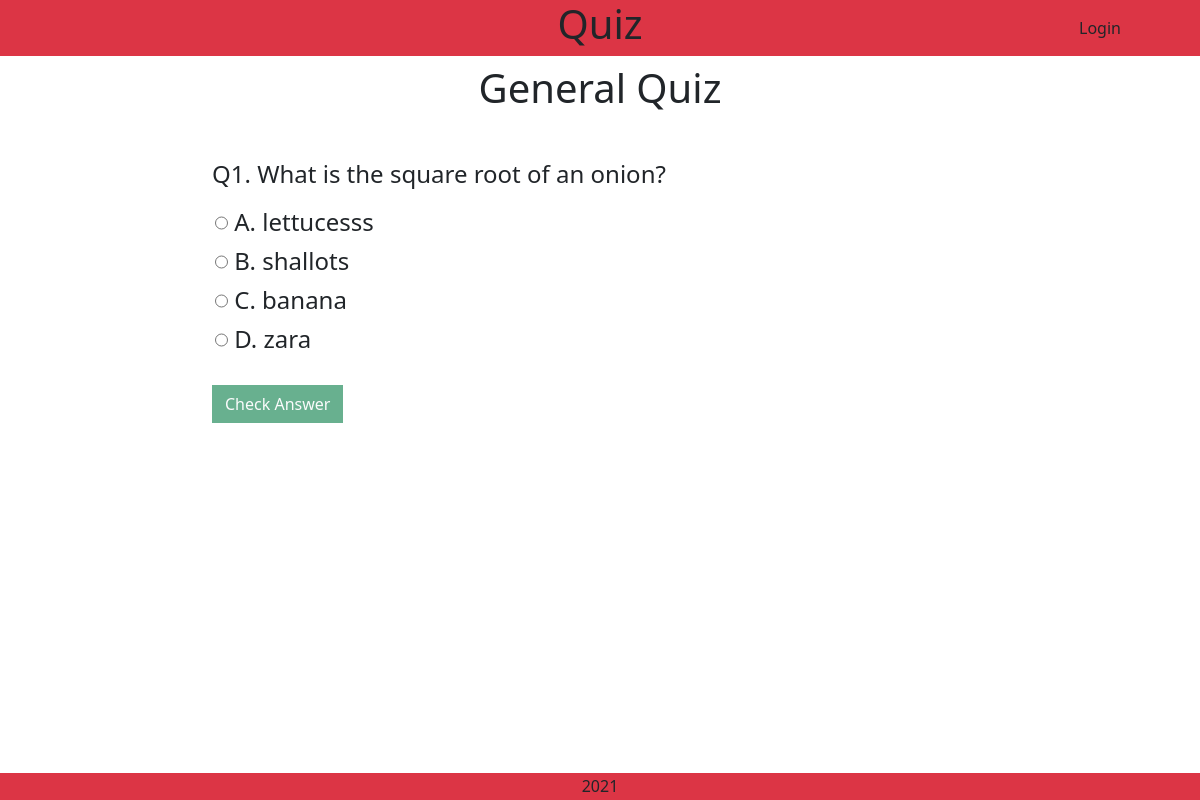
The page /quiz/questionnaire/8/0 on the database as committed earlier.
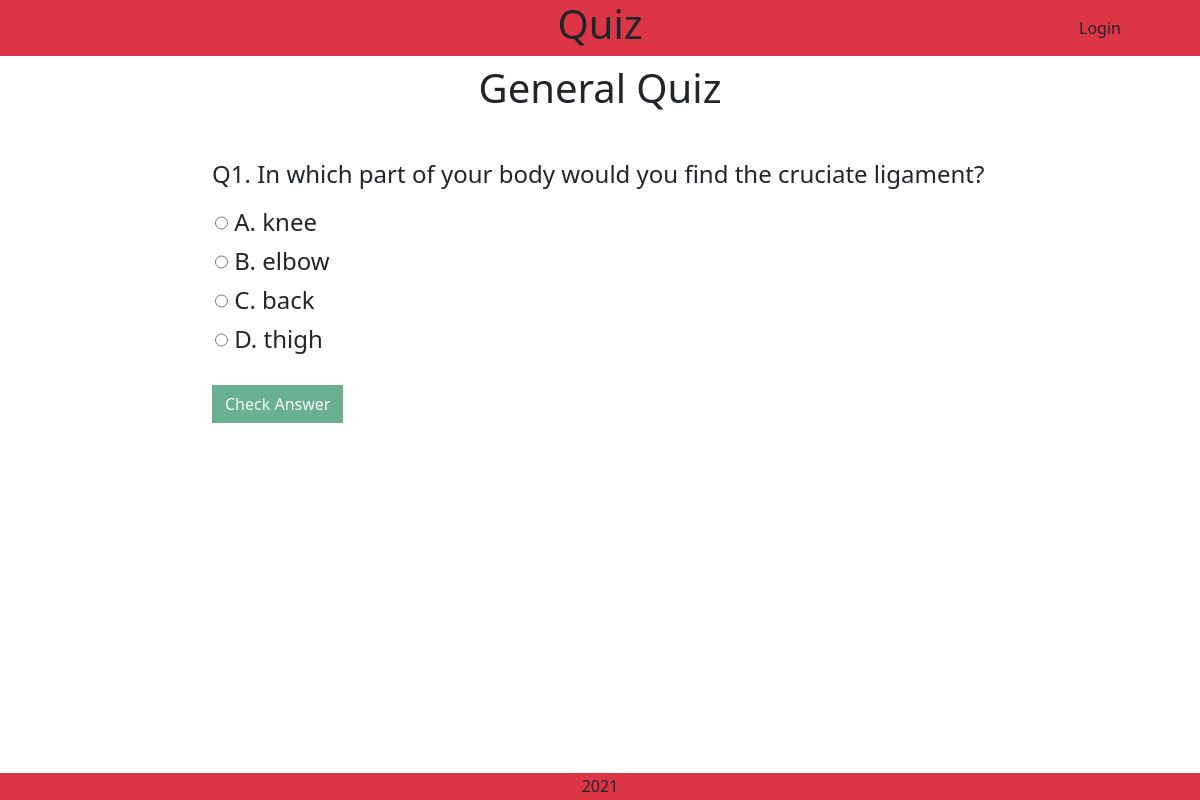
The same page on the database as committed later.
### quiz/models.py (models this page shows, shortened)
class Quiz(models.Model):
    class Meta:
        verbose_name_plural = "Quiz"
    quiz_name = models.CharField(max_length=254)

class Questions(models.Model):
    class Meta:
        verbose_name_plural = "Questions"
    quiz = models.ForeignKey(
            'Quiz', null=False, blank=False, on_delete=models.CASCADE,
            related_name='questions')
    question = models.CharField(max_length=254)
    first_answer = models.CharField(max_length=254)
    second_answer = models.CharField(max_length=254)
    third_answer = models.CharField(max_length=254)
    fourth_answer = models.CharField(max_length=254)
    answer = models.CharField(max_length=254)

### quiz/views.py (the view)
# urls.py: path('questionnaire/<int:quiz_id>/<int:num>', views.questionnaire, name='questionnaire'),
def questionnaire(request, quiz_id, num=0):
    question_id=[]
    request.session.modified = True
    questions = Questions.objects.all().filter(quiz=quiz_id)
    for question in questions:
        question_id.append(question.id)
    final = len(question_id)
    if num==0 and 'answer' not in request.session:
        print('new session')
        request.session['answer']= {}
        print(request.session['answer'])
    quiz = get_object_or_404(Quiz, id=quiz_id)
    actual_question = get_object_or_404(Questions, id=question_id[num])
    crypt= {
        "A": randon_word(6),
        "B": randon_word(6),
        "C": randon_word(6),
        "D": randon_word(6),
        "id": actual_question.id,
        'length': final,
        }
    answer = crypt[actual_question.answer]
    context = {
        'crypt': json.dumps(crypt),
        'answer': answer,
        'final': final,
        'next': num+1,
        'quiz': quiz,
        'question': actual_question,
    }
    return render(request, 'quiz/questionnaire.html', context)

### quiz/views.py (called while the page is built)
def randon_word(length):
    alphabet = string.ascii_letters + string.digits + string.punctuation
    password = ''.join(secrets.choice(alphabet) for i in range(length))
    return password

### quiz/templates/quiz/questionnaire.html (shortened to what this page needs)
{% extends "base.html" %}
{% load static %}
{% block extra_css %}
    <link rel="stylesheet" href="{% static 'quiz/css/quiz.css' %}">
{% endblock %}
{% block content %}
    <div class="h1 text-center mt-2">{{ quiz.quiz_name }}</div>
    <div class="row m-0 mt-5">
        <div class="col-2 mb-2"></div>
        <div class="col-10 mb-3 h4">Q{{ next }}. {{ question.question }}</div>
        <div class="col-2 mb-2"></div>
        <div class="radio h4 col-10">
            <form id="answer" action="{% url 'questionnaire' quiz.id next %}" method="POST" class="answer">
                <label><input type="radio" name="answer" value="A.{{ question.first_answer }}"> A. {{ question.first_answer }}</label><br>
                <label><input type="radio" name="answer" value="B.{{ question.second_answer }}"> B. {{ question.second_answer }}</label><br>
                <label><input type="radio" name="answer" value="C.{{ question.third_answer }}"> C. {{ question.third_answer }}</label><br>
                <label><input type="radio" name="answer" value="D.{{ question.fourth_answer }}"> D. {{ question.fourth_answer }}</label>
            </form>
        </div>
    </div>
    <div class="row m-0 mt-3">
        <div class="col-2"></div>
        {% if question %}
            <div class="col-10">
                <button class="check btn btn-success rounded-0 text-light">Check Answer</button>
            </div>
        {% endif %}
    </div>
{% endblock %}

### templates/base.html (shortened to what this page needs)
{% load static %}
<!doctype html>
<html lang="en">
    <head>
        <link href="https://cdn.jsdelivr.net/npm/bootstrap@5.1.3/dist/css/bootstrap.min.css" rel="stylesheet">
        <link rel="stylesheet" href="https://use.fontawesome.com/releases/v5.15.4/css/all.css">
        <link rel="stylesheet" href="{% static 'css/base.css' %}">
        {% block extra_css %}
        {% endblock %}
    </head>
    <body>
        <nav class="row m-0 bg-danger">
            <div class="d-none d-md-block col-md-2"></div>
            <div class="col-8 col-md-8 h1 text-center">
                <a class="text-dark logo" href="{% url 'home' %}">Quiz</a>
            </div>
            {% if request.user.is_superuser %}
                <a href="{% url 'staff' %}" class="p-0 col-2 col-md-1 text-center my-auto text-dark logout-button nav-text">Admin</a>
                <a href="{% url 'logout' %}" class="p-0 col-2 col-md-1 text-center my-auto text-dark logout-button nav-text">Logout</a>
            {% else %}
                <a href="#" class="p-0 col-4 col-md-2 text-center my-auto text-dark login-button nav-text">Login</a>
            {% endif %}
        </nav>
        <div class="content">
            {% block content %}
            {% endblock %}
        </div>
        <footer class="footer text-center h6 m-0">
            <div class="p-1 bg-danger text-dark">2021</div>
        </footer>
    </body>
</html>

### static/css/base.css (style rules this page uses)
body, html { margin: 0; display: flex; flex-direction: column; height: 100vh; }
nav a { text-decoration: none !important; }
.content { flex: 1; }
input { height: 30px; }

### quiz/static/quiz/css/quiz.css (style rules this page uses)
a { text-decoration: none; }
label { margin: 3px; }
input[type="radio"] { margin-bottom: 3px; vertical-align: middle; }

Rows that differ between the two databases and show on the page:
changed Questions: question "What is the square root of an onion?" → "In which part of your body would you find the cruciate ligament?"; first_answer "lettucesss" → "knee"; second_answer "shallots" → "elbow"; third_answer "banana" → "back"; fourth_answer "zara" → "thigh"
Other text that changed with them:
form field answer: "☐ A. lettucesss" → "☐ A. knee"
form field answer: "☐ B. shallots" → "☐ B. elbow"
form field answer: "☐ C. banana" → "☐ C. back"
form field answer: "☐ D. zara" → "☐ D. thigh"
